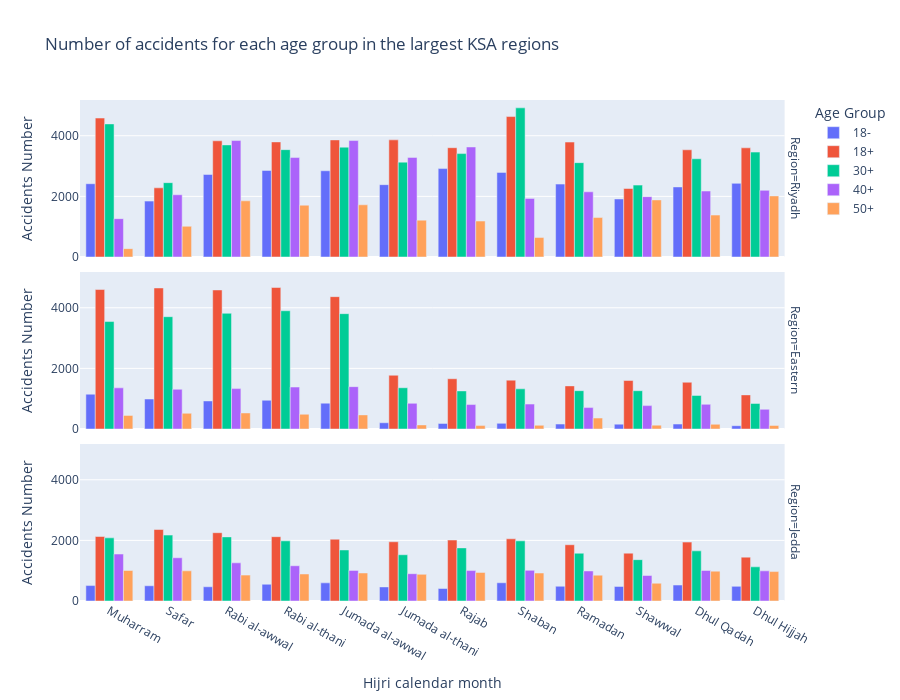

Notebook code cell kept with this figure:
### Code cell
fig = px.bar(largest_regions_df, x="month", color="age_category",
             y='number_of_accidents',
             title="Number of accidents for each age group in the largest KSA regions",
             barmode='group',
             height=700,
             facet_row="region",
             labels={"number_of_accidents":"Accidents Number",
                    "month":"Hijri calendar month",
                     "age_category":"Age Group",
                     "region":"Region"
                    }
            )

fig.show()

### Figure 1 — Plotly figure (JSON) as saved in the notebook; plotly's stock layout.template omitted (floating-point values rounded to 4 significant figures)
{"data": [{"alignmentgroup": "True", "hovertemplate": "Age Group=18-<br>Region=Riyadh<br>Hijri calendar month=%{x}<br>Accidents Number=%{y}<extra></extra>", "legendgroup": "18-", "marker": {"color": "#636efa", "pattern": {"shape": ""}}, "name": "18-", "offsetgroup": "18-", "orientation": "v", "showlegend": true, "textposition": "auto", "type": "bar", "x": ["Muharram", "Safar", "Rabi al-awwal", "Rabi al-thani", "Jumada al-awwal", "Jumada al-thani", "Rajab", "Shaban", "Ramadan", "Shawwal", "Dhul Qadah", "Dhul Hijjah"], "xaxis": "x3", "y": [2417, 1843, 2722, 2855, 2844, 2386, 2916, 2791, 2405, 1914, 2311, 2429], "yaxis": "y3"}, {"alignmentgroup": "True", "hovertemplate": "Age Group=18-<br>Region=Eastern<br>Hijri calendar month=%{x}<br>Accidents Number=%{y}<extra></extra>", "legendgroup": "18-", "marker": {"color": "#636efa", "pattern": {"shape": ""}}, "name": "18-", "offsetgroup": "18-", "orientation": "v", "showlegend": false, "textposition": "auto", "type": "bar", "x": ["Muharram", "Safar", "Rabi al-awwal", "Rabi al-thani", "Jumada al-awwal", "Jumada al-thani", "Rajab", "Shaban", "Ramadan", "Shawwal", "Dhul Qadah", "Dhul Hijjah"], "xaxis": "x2", "y": [1148, 989, 925, 948, 852, 206, 183, 186, 163, 160, 163, 109], "yaxis": "y2"}, {"alignmentgroup": "True", "hovertemplate": "Age Group=18-<br>Region=Jedda<br>Hijri calendar month=%{x}<br>Accidents Number=%{y}<extra></extra>", "legendgroup": "18-", "marker": {"color": "#636efa", "pattern": {"shape": ""}}, "name": "18-", "offsetgroup": "18-", "orientation": "v", "showlegend": false, "textposition": "auto", "type": "bar", "x": ["Muharram", "Safar", "Rabi al-awwal", "Rabi al-thani", "Jumada al-awwal", "Jumada al-thani", "Rajab", "Shaban", "Ramadan", "Shawwal", "Dhul Qadah", "Dhul Hijjah"], "xaxis": "x", "y": [509, 502, 469, 553, 598, 465, 412, 601, 486, 480, 526, 483], "yaxis": "y"}, {"alignmentgroup": "True", "hovertemplate": "Age Group=18+<br>Region=Riyadh<br>Hijri calendar month=%{x}<br>Accidents Number=%{y}<extra></extra>", "legendgroup": "18+", "marker": {"color": "#EF553B", "pattern": {"shape": ""}}, "name": "18+", "offsetgroup": "18+", "orientation": "v", "showlegend": true, "textposition": "auto", "type": "bar", "x": ["Muharram", "Safar", "Rabi al-awwal", "Rabi al-thani", "Jumada al-awwal", "Jumada al-thani", "Rajab", "Shaban", "Ramadan", "Shawwal", "Dhul Qadah", "Dhul Hijjah"], "xaxis": "x3", "y": [4583, 2281, 3833, 3796, 3862, 3864, 3605, 4633, 3791, 2259, 3536, 3601], "yaxis": "y3"}, {"alignmentgroup": "True", "hovertemplate": "Age Group=18+<br>Region=Eastern<br>Hijri calendar month=%{x}<br>Accidents Number=%{y}<extra></extra>", "legendgroup": "18+", "marker": {"color": "#EF553B", "pattern": {"shape": ""}}, "name": "18+", "offsetgroup": "18+", "orientation": "v", "showlegend": false, "textposition": "auto", "type": "bar", "x": ["Muharram", "Safar", "Rabi al-awwal", "Rabi al-thani", "Jumada al-awwal", "Jumada al-thani", "Rajab", "Shaban", "Ramadan", "Shawwal", "Dhul Qadah", "Dhul Hijjah"], "xaxis": "x2", "y": [4601, 4652, 4586, 4667, 4366, 1773, 1657, 1612, 1422, 1599, 1542, 1125], "yaxis": "y2"}, {"alignmentgroup": "True", "hovertemplate": "Age Group=18+<br>Region=Jedda<br>Hijri calendar month=%{x}<br>Accidents Number=%{y}<extra></extra>", "legendgroup": "18+", "marker": {"color": "#EF553B", "pattern": {"shape": ""}}, "name": "18+", "offsetgroup": "18+", "orientation": "v", "showlegend": false, "textposition": "auto", "type": "bar", "x": ["Muharram", "Safar", "Rabi al-awwal", "Rabi al-thani", "Jumada al-awwal", "Jumada al-thani", "Rajab", "Shaban", "Ramadan", "Shawwal", "Dhul Qadah", "Dhul Hijjah"], "xaxis": "x", "y": [2128, 2358, 2253, 2122, 2039, 1954, 2011, 2052, 1856, 1578, 1943, 1447], "yaxis": "y"}, {"alignmentgroup": "True", "hovertemplate": "Age Group=30+<br>Region=Riyadh<br>Hijri calendar month=%{x}<br>Accidents Number=%{y}<extra></extra>", "legendgroup": "30+", "marker": {"color": "#00cc96", "pattern": {"shape": ""}}, "name": "30+", "offsetgroup": "30+", "orientation": "v", "showlegend": true, "textposition": "auto", "type": "bar", "x": ["Muharram", "Safar", "Rabi al-awwal", "Rabi al-thani", "Jumada al-awwal", "Jumada al-thani", "Rajab", "Shaban", "Ramadan", "Shawwal", "Dhul Qadah", "Dhul Hijjah"], "xaxis": "x3", "y": [4390, 2452, 3697, 3541, 3623, 3129, 3411, 4920, 3112, 2371, 3240, 3460], "yaxis": "y3"}, {"alignmentgroup": "True", "hovertemplate": "Age Group=30+<br>Region=Eastern<br>Hijri calendar month=%{x}<br>Accidents Number=%{y}<extra></extra>", "legendgroup": "30+", "marker": {"color": "#00cc96", "pattern": {"shape": ""}}, "name": "30+", "offsetgroup": "30+", "orientation": "v", "showlegend": false, "textposition": "auto", "type": "bar", "x": ["Muharram", "Safar", "Rabi al-awwal", "Rabi al-thani", "Jumada al-awwal", "Jumada al-thani", "Rajab", "Shaban", "Ramadan", "Shawwal", "Dhul Qadah", "Dhul Hijjah"], "xaxis": "x2", "y": [3545, 3705, 3817, 3901, 3805, 1361, 1256, 1325, 1264, 1263, 1107, 843], "yaxis": "y2"}, {"alignmentgroup": "True", "hovertemplate": "Age Group=30+<br>Region=Jedda<br>Hijri calendar month=%{x}<br>Accidents Number=%{y}<extra></extra>", "legendgroup": "30+", "marker": {"color": "#00cc96", "pattern": {"shape": ""}}, "name": "30+", "offsetgroup": "30+", "orientation": "v", "showlegend": false, "textposition": "auto", "type": "bar", "x": ["Muharram", "Safar", "Rabi al-awwal", "Rabi al-thani", "Jumada al-awwal", "Jumada al-thani", "Rajab", "Shaban", "Ramadan", "Shawwal", "Dhul Qadah", "Dhul Hijjah"], "xaxis": "x", "y": [2083, 2174, 2115, 1984, 1684, 1526, 1752, 1984, 1576, 1364, 1654, 1127], "yaxis": "y"}, {"alignmentgroup": "True", "hovertemplate": "Age Group=40+<br>Region=Riyadh<br>Hijri calendar month=%{x}<br>Accidents Number=%{y}<extra></extra>", "legendgroup": "40+", "marker": {"color": "#ab63fa", "pattern": {"shape": ""}}, "name": "40+", "offsetgroup": "40+", "orientation": "v", "showlegend": true, "textposition": "auto", "type": "bar", "x": ["Muharram", "Safar", "Rabi al-awwal", "Rabi al-thani", "Jumada al-awwal", "Jumada al-thani", "Rajab", "Shaban", "Ramadan", "Shawwal", "Dhul Qadah", "Dhul Hijjah"], "xaxis": "x3", "y": [1264, 2053, 3841, 3280, 3841, 3285, 3629, 1933, 2150, 1991, 2176, 2199], "yaxis": "y3"}, {"alignmentgroup": "True", "hovertemplate": "Age Group=40+<br>Region=Eastern<br>Hijri calendar month=%{x}<br>Accidents Number=%{y}<extra></extra>", "legendgroup": "40+", "marker": {"color": "#ab63fa", "pattern": {"shape": ""}}, "name": "40+", "offsetgroup": "40+", "orientation": "v", "showlegend": false, "textposition": "auto", "type": "bar", "x": ["Muharram", "Safar", "Rabi al-awwal", "Rabi al-thani", "Jumada al-awwal", "Jumada al-thani", "Rajab", "Shaban", "Ramadan", "Shawwal", "Dhul Qadah", "Dhul Hijjah"], "xaxis": "x2", "y": [1357, 1310, 1332, 1384, 1397, 847, 806, 822, 706, 771, 814, 649], "yaxis": "y2"}, {"alignmentgroup": "True", "hovertemplate": "Age Group=40+<br>Region=Jedda<br>Hijri calendar month=%{x}<br>Accidents Number=%{y}<extra></extra>", "legendgroup": "40+", "marker": {"color": "#ab63fa", "pattern": {"shape": ""}}, "name": "40+", "offsetgroup": "40+", "orientation": "v", "showlegend": false, "textposition": "auto", "type": "bar", "x": ["Muharram", "Safar", "Rabi al-awwal", "Rabi al-thani", "Jumada al-awwal", "Jumada al-thani", "Rajab", "Shaban", "Ramadan", "Shawwal", "Dhul Qadah", "Dhul Hijjah"], "xaxis": "x", "y": [1549, 1426, 1259, 1163, 1010, 901, 1004, 1011, 991, 841, 1007, 994], "yaxis": "y"}, {"alignmentgroup": "True", "hovertemplate": "Age Group=50+<br>Region=Riyadh<br>Hijri calendar month=%{x}<br>Accidents Number=%{y}<extra></extra>", "legendgroup": "50+", "marker": {"color": "#FFA15A", "pattern": {"shape": ""}}, "name": "50+", "offsetgroup": "50+", "orientation": "v", "showlegend": true, "textposition": "auto", "type": "bar", "x": ["Muharram", "Safar", "Rabi al-awwal", "Rabi al-thani", "Jumada al-awwal", "Jumada al-thani", "Rajab", "Shaban", "Ramadan", "Shawwal", "Dhul Qadah", "Dhul Hijjah"], "xaxis": "x3", "y": [274, 1012, 1852, 1709, 1721, 1215, 1185, 641, 1301, 1882, 1382, 2015], "yaxis": "y3"}, {"alignmentgroup": "True", "hovertemplate": "Age Group=50+<br>Region=Eastern<br>Hijri calendar month=%{x}<br>Accidents Number=%{y}<extra></extra>", "legendgroup": "50+", "marker": {"color": "#FFA15A", "pattern": {"shape": ""}}, "name": "50+", "offsetgroup": "50+", "orientation": "v", "showlegend": false, "textposition": "auto", "type": "bar", "x": ["Muharram", "Safar", "Rabi al-awwal", "Rabi al-thani", "Jumada al-awwal", "Jumada al-thani", "Rajab", "Shaban", "Ramadan", "Shawwal", "Dhul Qadah", "Dhul Hijjah"], "xaxis": "x2", "y": [448, 518, 529, 486, 465, 134, 112, 122, 361, 127, 155, 117], "yaxis": "y2"}, {"alignmentgroup": "True", "hovertemplate": "Age Group=50+<br>Region=Jedda<br>Hijri calendar month=%{x}<br>Accidents Number=%{y}<extra></extra>", "legendgroup": "50+", "marker": {"color": "#FFA15A", "pattern": {"shape": ""}}, "name": "50+", "offsetgroup": "50+", "orientation": "v", "showlegend": false, "textposition": "auto", "type": "bar", "x": ["Muharram", "Safar", "Rabi al-awwal", "Rabi al-thani", "Jumada al-awwal", "Jumada al-thani", "Rajab", "Shaban", "Ramadan", "Shawwal", "Dhul Qadah", "Dhul Hijjah"], "xaxis": "x", "y": [1006, 995, 854, 891, 924, 880, 943, 923, 852, 586, 984, 971], "yaxis": "y"}], "layout": {"annotations": [{"font": {}, "showarrow": false, "text": "Region=Jedda", "textangle": 90, "x": 0.98, "xanchor": "left", "xref": "paper", "y": 0.1567, "yanchor": "middle", "yref": "paper"}, {"font": {}, "showarrow": false, "text": "Region=Eastern", "textangle": 90, "x": 0.98, "xanchor": "left", "xref": "paper", "y": 0.5, "yanchor": "middle", "yref": "paper"}, {"font": {}, "showarrow": false, "text": "Region=Riyadh", "textangle": 90, "x": 0.98, "xanchor": "left", "xref": "paper", "y": 0.8433, "yanchor": "middle", "yref": "paper"}], "barmode": "group", "height": 700, "legend": {"title": {"text": "Age Group"}, "tracegroupgap": 0}, "title": {"text": "Number of accidents for each age group in the largest KSA regions"}, "xaxis": {"anchor": "y", "domain": [0, 0.98], "title": {"text": "Hijri calendar month"}}, "xaxis2": {"anchor": "y2", "domain": [0, 0.98], "matches": "x", "showticklabels": false}, "xaxis3": {"anchor": "y3", "domain": [0, 0.98], "matches": "x", "showticklabels": false}, "yaxis": {"anchor": "x", "domain": [0, 0.3133], "title": {"text": "Accidents Number"}}, "yaxis2": {"anchor": "x2", "domain": [0.3433, 0.6567], "matches": "y", "title": {"text": "Accidents Number"}}, "yaxis3": {"anchor": "x3", "domain": [0.6867, 1.0], "matches": "y", "title": {"text": "Accidents Number"}}}}
